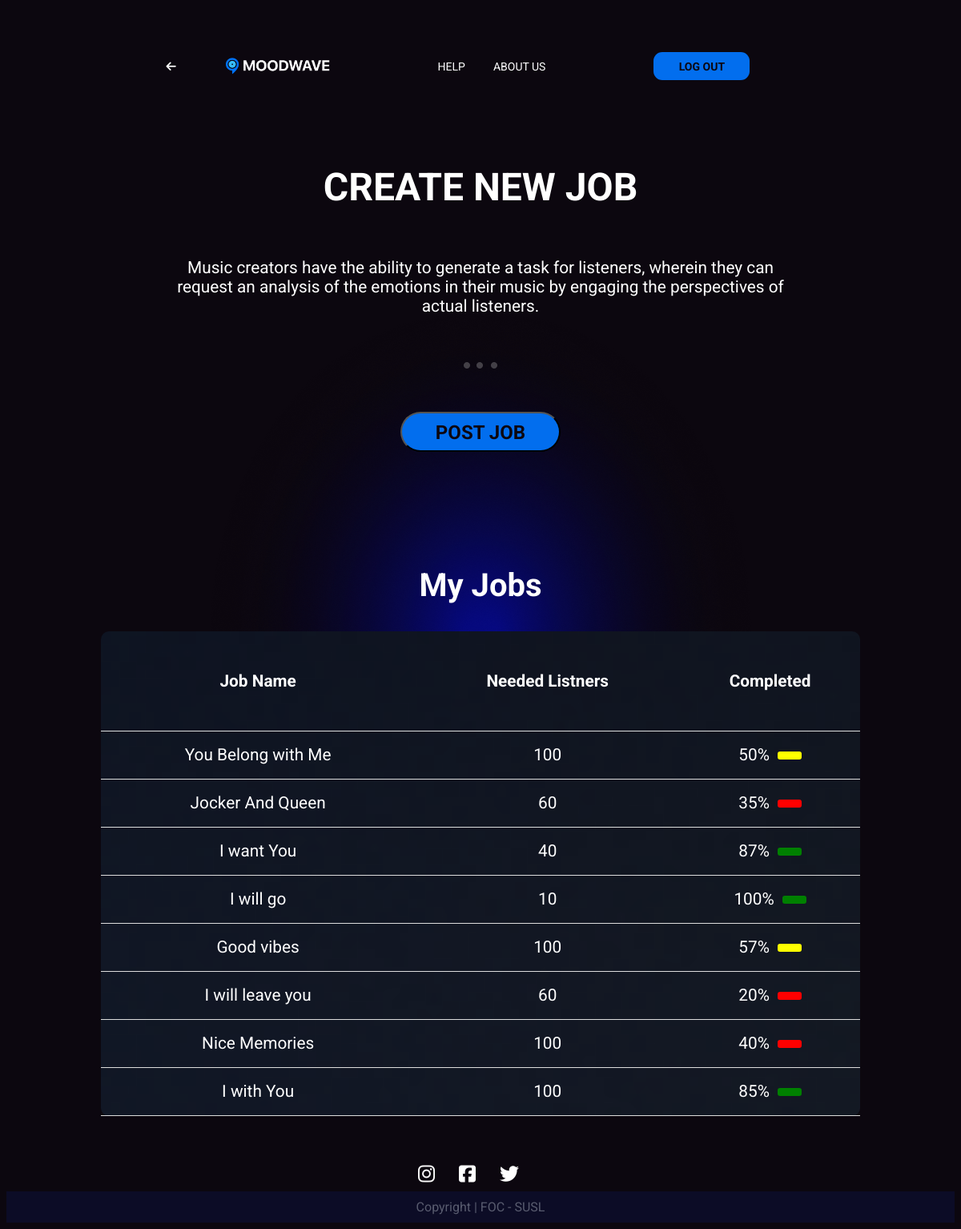
/job_create.php (signed in), run on the app's committed database.
### tables this page shows
CREATE TABLE IF NOT EXISTS `jobs` (
  `job_id` int(6) NOT NULL AUTO_INCREMENT,
  `creater_id` int(6) DEFAULT NULL,
  `song_name` varchar(1000) DEFAULT NULL,
  `song_writter` varchar(1000) DEFAULT NULL,
  `singers` varchar(1000) DEFAULT NULL,
  `music` varchar(1000) DEFAULT NULL,
  `workers_need` int(11) DEFAULT NULL,
  `workers_earn` int(11) DEFAULT NULL,
  `completed` int(11) NOT NULL DEFAULT '0',
  `placed_on` varchar(100) DEFAULT NULL,
  PRIMARY KEY (`job_id`)
);

### job_create.php (the view, shortened to what this page needs)
<?php
@include 'config.php';
$creator_id = $_SESSION['user_id'];
?>
<!DOCTYPE html>
<html lang="en">
<head>
    <link rel="stylesheet" href="css/job_create.css">
</head>
<body>
    <section class="navigation_section">
        <nav class="Navigation_Bar">
          <ul>
            <li><a href="creator_main.php" style="margin-left:-100px;"><i class="fa-solid fa-arrow-left"></i></a></li>
            <li><a href="index.php"><img src="images/Logo.png" alt="MoodWave_logo" /></a></li>
            <li class="features"><a href="Need_Help.php">HELP</a></li>
            <li><a href="About_us.php" class="ABOUT">ABOUT US</a></li>
            <li><form method="POST"><input type="submit" name="logout" class="logout" value="LOG OUT"></form></li>
          </ul>
        </nav>
    </section>
<section class="content">
    <form action="" method="POST" enctype="multipart/form-data">
        <div class="form-group">
                <div class="title">
                    <h1>CREATE NEW JOB</h1>
                </div>
                <div class="desc">
                    <p>Music creators have the ability to generate a task for listeners, wherein they can request an analysis of the emotions in their music by engaging the perspectives of actual listeners.</p>
                </div>
                <div class="dots">
                    <img src="images/dots.png">
                </div>
               <div class="buttons">
                    <input type="submit" name="post_job" value="POST JOB" class="button">
               </div>
        </div>
    </form>
</section>
<section class="my-jobs">
    <h1>My Jobs</h1>
    <table>
        <tr>
            <th>Job Name</th>
            <th>Needed Listners</th>
            <th>Completed</th>
        </tr>
            <?php
            $select_jobs = mysqli_query($conn, "SELECT * FROM `jobs` WHERE creater_id='$creator_id'") or die('query failed');
            if(mysqli_num_rows($select_jobs) > 0){
                while($fetch_jobs = mysqli_fetch_assoc($select_jobs)){
            ?>
            <tr>
                <td> <?php echo $fetch_jobs['song_name']; ?></td>
                <td> <?php echo $fetch_jobs['workers_need']; ?></td>
                <td> <?php
                $complete_no=$fetch_jobs['completed'];
                $works=$fetch_jobs['workers_need'];
                $persontage=$complete_no/$works *100;
                if($persontage>75){
                    echo  '<div class="cbox" style="display:flex;">'.intval($persontage).'% <div style="background-color:green;width:30px;height:10px;border-radius: 3px;margin-top:8px;margin-left:10px"></div></div>';
                }elseif($persontage>45){
                    echo  '<div class="cbox" style="display:flex;">'.intval($persontage).'% <div style="background-color:yellow;width:30px;height:10px;border-radius: 3px;margin-top:8px;margin-left:10px"></div></div>';
                }else{
                    echo  '<div class="cbox" style="display:flex;">'.intval($persontage).'% <div style="background-color:red;width:30px;height:10px;border-radius: 3px;margin-top:8px;margin-left:10px"></div></div>';
                }
                ?></td>
            </tr>
            <?php
                }
            }
            ?>
    </table>
    <div class="footer-images">
        <i class="fa-brands fa-instagram"></i>
        <i class="fa-brands fa-square-facebook"></i>
        <i class="fa-brands fa-twitter"></i>
    </div>
    <div class="box">Copyright | FOC - SUSL</div>
</section>
</body>
</html>

### css/job_create.css (style rules this page uses)
:root { --main-colur:#0C070F; --white:#FFFFFF; --btn-colour:#026EEE; --btn-text:#0C070F; --input-box:#A5EFFF; --next-bar:#183787; }
* { font-family: "Roboto", sans-serif; }
body { background-color: var(--main-colur); background-image: url("../images/gradient.png"); background-repeat: no-repeat; background-position: center; }
.Navigation_Bar { position: relative; top: 0; z-index: 3; display: inline; align-items: center; justify-content: space-between; padding: 40px 30px; border: 1px solid hsla(0, 0%, 100%, 0); border-radius: 34px; transition: all 0.5s ease-in-out; }
.navigation_section { margin-top: 30px; }
.Navigation_Bar img { width: 130px; height: auto; align-items: center; justify-content: center; display: flex; }
.Navigation_Bar ul { list-style-type: none; padding: 0; overflow: hidden; align-items: center; justify-content: center; display: flex; gap: 18px; }
.Navigation_Bar li { float: left; }
.Navigation_Bar .features { padding-left: 117px; padding-right: 17px; }
.Navigation_Bar .ABOUT { padding-right: 117px; }
.Navigation_Bar li a { display: block; color: white; text-align: center; font-size: 14px; text-decoration: none; font-weight: 400; }
.Navigation_Bar li form .logout { width: 120px; height: 35px; border-radius: 11px; background-color: #026eee; color: #0c070f; border: none; text-decoration: none; font-weight: 700; font-size: 14px; }
.content { display: flex; flex-direction: column; align-items: center; }
.content .title { margin: 0; }
.content .title h1 { color: var(--white); font-weight: bold; font-size: 2.5rem; }
.content form .form-group { display: flex; flex-direction: column; align-items: center; margin-top: 30px; }
.content form .form-group .title h1 { font-size: 3rem; font-weight: bold; color: var(--white); }
.content form .form-group .desc { width:800px; text-align: center; }
.content form .form-group .desc p { font-size: 1.3rem; color: var(--white); }
.content form .form-group .dots { margin-top: 30px; }
.content form .form-group .buttons { display: flex; justify-content: center; margin-top: 50px; }
.content form .form-group .buttons .button { width: 200px; height: 50px; padding: 10px; padding-left: 35px; padding-right: 35px; border-radius: 40px; font-size: 1.5rem; background-color: var(--btn-colour); color: var(--btn-text); font-weight: bold; }
.my-jobs { margin-top: 110px; display: flex; flex-direction: column; align-items: center; }
.my-jobs h1 { font-size: 2.5rem; color: var(--white); }
.my-jobs table { font-size: 1.3rem; color: var(--white); width:80%; border-radius: 10px; background-color: black; background-image: url("../images/input-box-r.png"); background-repeat: no-repeat; background-size: cover; background-position: center; border-collapse: collapse; }
.my-jobs table th { padding: 50px 2px 50px ; }
.my-jobs table th, td { border-bottom: 1px solid #ddd; }
.my-jobs table tr { height: 60px; }
.my-jobs table tr td { text-align: center; }
.my-jobs table tr td .cbox { justify-content: center; }
.my-jobs .footer-images { display: flex; justify-content: center; margin-top: 60px; margin-bottom: 10px; }
.my-jobs .footer-images i { margin-right: 30px; color: var(--white); font-size: 1.5rem; }
.my-jobs .box { background-color: #112daa25; color: rgba(240, 248, 255, 0.336); padding-top: 10px; padding-bottom: 10px; width: 100%; text-align: center; }

### data on the page
jobs: song_name "You Belong with Me", workers_need "100", completed "50"
jobs: song_name "Jocker And Queen", workers_need "60", persontage "35"
jobs: song_name "I want You", workers_need "40", persontage "87"
jobs: song_name "I will go", workers_need "10", persontage "100"
jobs: song_name "Good vibes", workers_need "100", persontage "57"
jobs: song_name "I will leave you", workers_need "60", persontage "20"
jobs: song_name "Nice Memories", workers_need "100", completed "40"
jobs: song_name "I with You", workers_need "100", completed "85"
